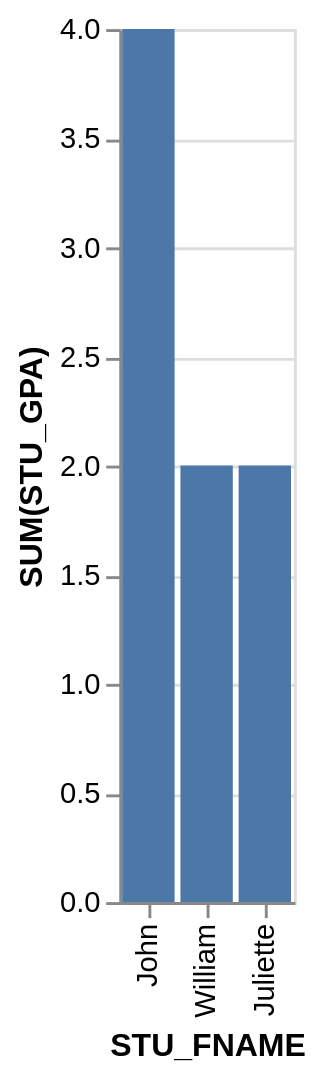

Express this chart as Vega-Lite.
### Vega-Lite specification from a JSON file in a GitHub repository (floating-point values rounded to 4 significant figures)
{"data": {"values": [{"x_data": "John", "y_data": 4}, {"x_data": "William", "y_data": 2}, {"x_data": "Juliette", "y_data": 2}]}, "mark": "bar", "encoding": {"x": {"field": "x_data", "type": "nominal", "title": "STU_FNAME", "sort": {"op": "sum", "field": "y_data", "order": "descending"}}, "y": {"field": "y_data", "type": "quantitative", "title": "SUM(STU_GPA)"}}}
